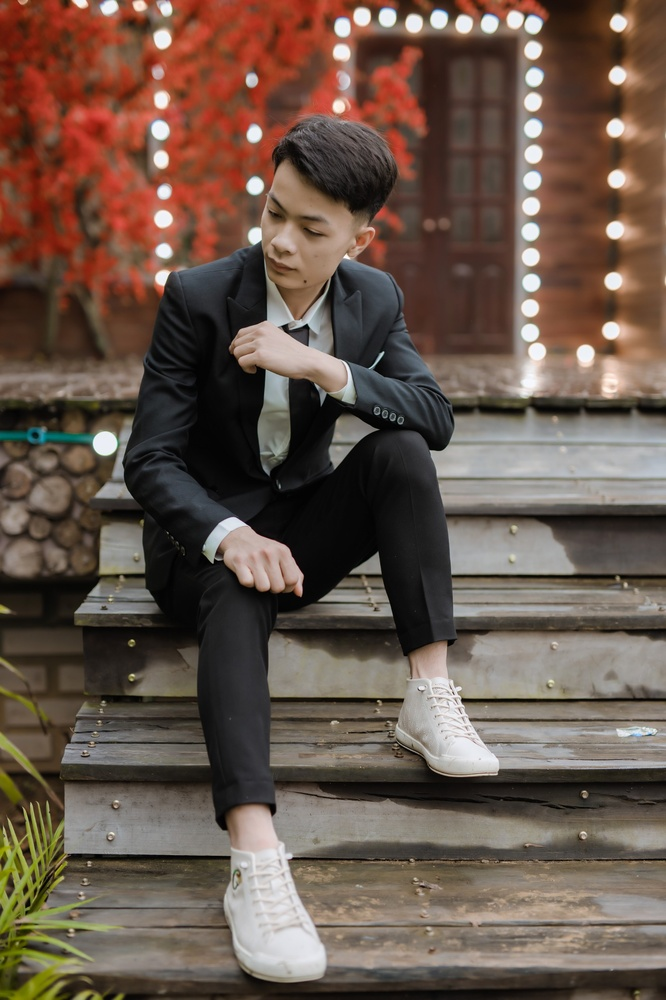
#> input picture KMeans/my_photo.jpg, 666 x 1000 px, shrunk from 1706 x 2560 before the run
$ python Xu_li_anh.py
#> lines starting #> are read from the running program, lines starting #| are printed output that depends on the picture
import matplotlib.pyplot as plt
from sklearn.cluster import KMeans
import numpy

img = plt.imread("my_photo.jpg")
#> img is the input picture: shape (1000, 666, 3); mean R, G, B 104.7, 85.9, 74.6

width = img.shape[0]
#> width = 1000
height = img.shape[1]
#> height = 666

img = img.reshape(width*height,3)


kmeans = KMeans(n_clusters=4).fit(img)#fit để huấn luyện

labels = kmeans.predict(img)
clusters = kmeans.cluster_centers_
#> clusters = [[201.8, 197.6, 195.8], [36.86, 30.66, 25.81], [110.2, 72.71, 54.73], [146.7, 134.5, 121.7]]

img2 = numpy.zeros((width,height,3), dtype=numpy.uint8)

index = 0
for i in range(width):
	for j in range(height):
		label_of_pixel = labels[index]
		img2[i][j] = clusters[label_of_pixel]
		index += 1
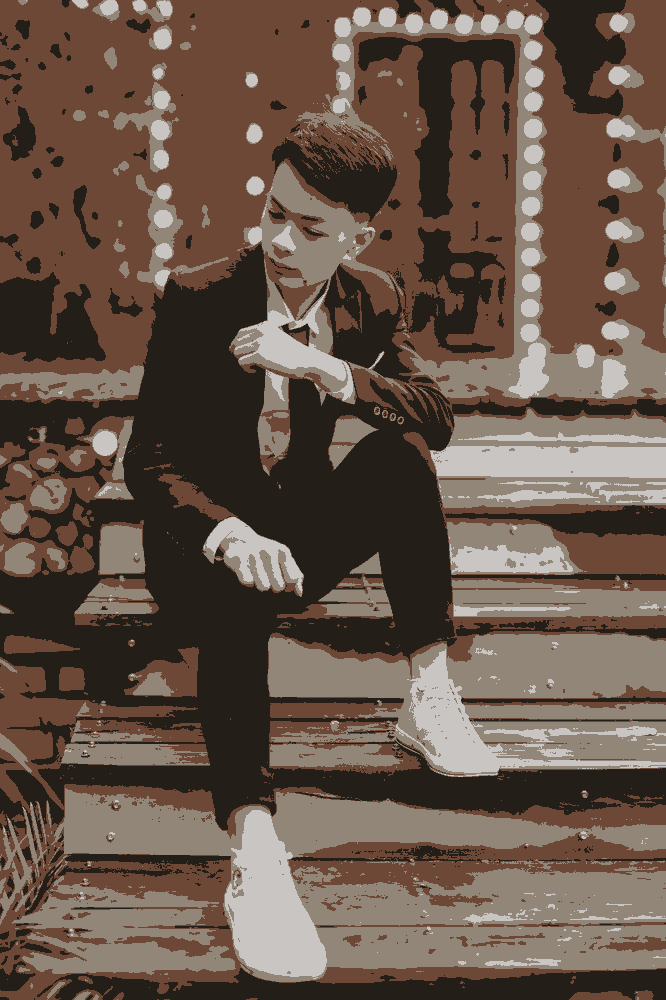
#> img2: shape (1000, 666, 3); mean of channels 0, 1, 2 104, 85.2, 73.8; drawn as R, G, B
#> after the loop, index = 666000

plt.imshow(img2)
plt.show()
